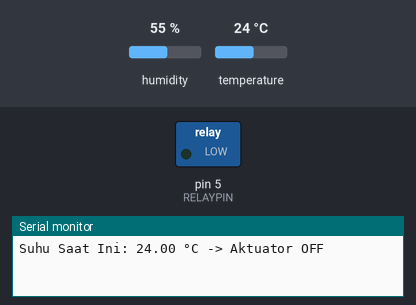
Bench run of a sketch on a simulated Arduino Uno, built with avr-gcc and run on an emulated ATmega328P. Parts: switched loads named in the sketch (green lamp = pin HIGH), the last lines printed to the serial monitor. The inputs (shaded band) are chosen by the test bench; at power-on: temperature 24 °C, humidity 55 %.

Above: at 3.2 s.
3.3 s: temperature set to 28 °C
6.0 s: temperature set to 31 °C
At 6.4 s:
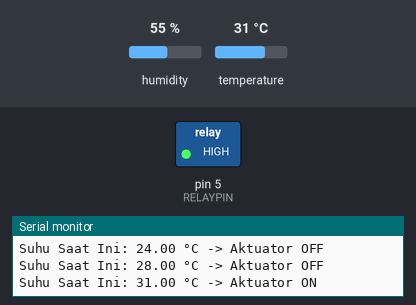
8.7 s: temperature set to 12 °C
At 11.2 s:
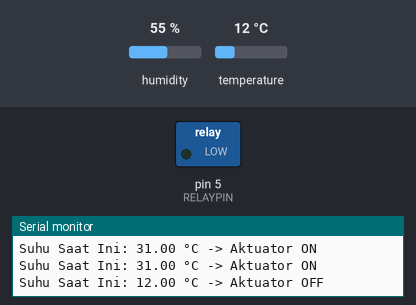
11.6 s: temperature set to 33 °C
At 13.6 s:
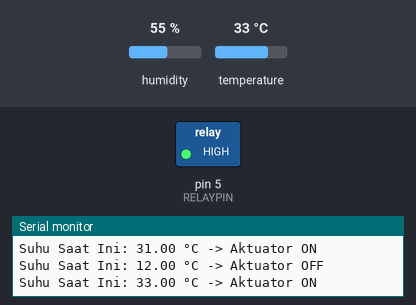
Timing chart, 0 to 15.1 s (numbered marks = the images above; inputs shaded):
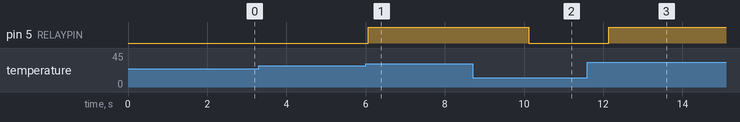

The sketch:

Percobaan2_Relay.ino
```cpp
#include <DHT.h>

#define DHTPIN 4
#define DHTTYPE DHT11
#define RELAYPIN 5

DHT dht(DHTPIN, DHTTYPE);

const float batasAtas = 30.0;
const float batasBawah = 28.0;

void setup() {
  Serial.begin(115200);
  dht.begin();

  // Inisialisasi pin relay sebagai output
  pinMode(RELAYPIN, OUTPUT);
  // Memastikan relay dalam kondisi mati saat awal program berjalan
  digitalWrite(RELAYPIN, LOW);

  delay(2000);
}

void loop() {
  float suhu = dht.readTemperature();

  // Validasi apakah pembacaan sensor berhasil
  if (!isnan(suhu)) {
    Serial.print("Suhu Saat Ini: ");
    Serial.print(suhu);

    // Logika kendali aktuator
    if (suhu >= batasAtas) {
      digitalWrite(RELAYPIN, HIGH);
      Serial.println(" °C -> Aktuator ON");
    } else if (suhu <= batasBawah) {
      digitalWrite(RELAYPIN, LOW);
      Serial.println(" °C -> Aktuator OFF");
    } else {
      Serial.println(" °C -> Aktuator TETAP (Zona Histerisis)");
    }
  } else {
    Serial.println("Gagal membaca sensor DHT11!");
  }

  delay(2000); // Jeda minimal 2 detik untuk sensor DHT
}
```

Measured:
- the behaviour switches between 29 and 30 °C on temperature (found by bisection; images 0 and 1)
- after the input at 6.0 s, pin 5 (RELAYPIN): LOW → HIGH after 0.07 s
- after the input at 8.7 s, pin 5 (RELAYPIN): HIGH → LOW after 1.4 s
- after the input at 11.6 s, pin 5 (RELAYPIN): LOW → HIGH after 0.54 s
